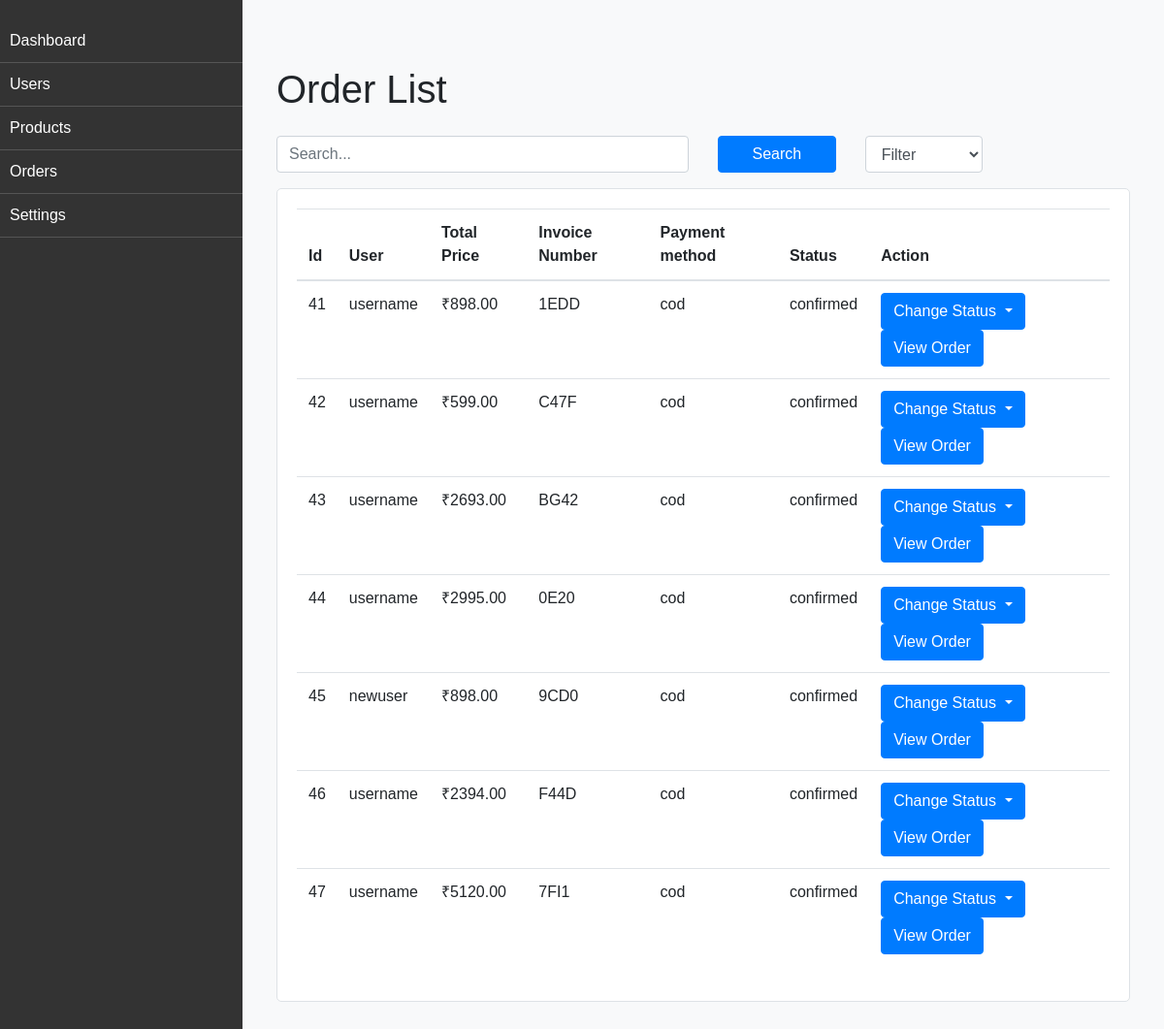
Page /order/ on the earlier database version.
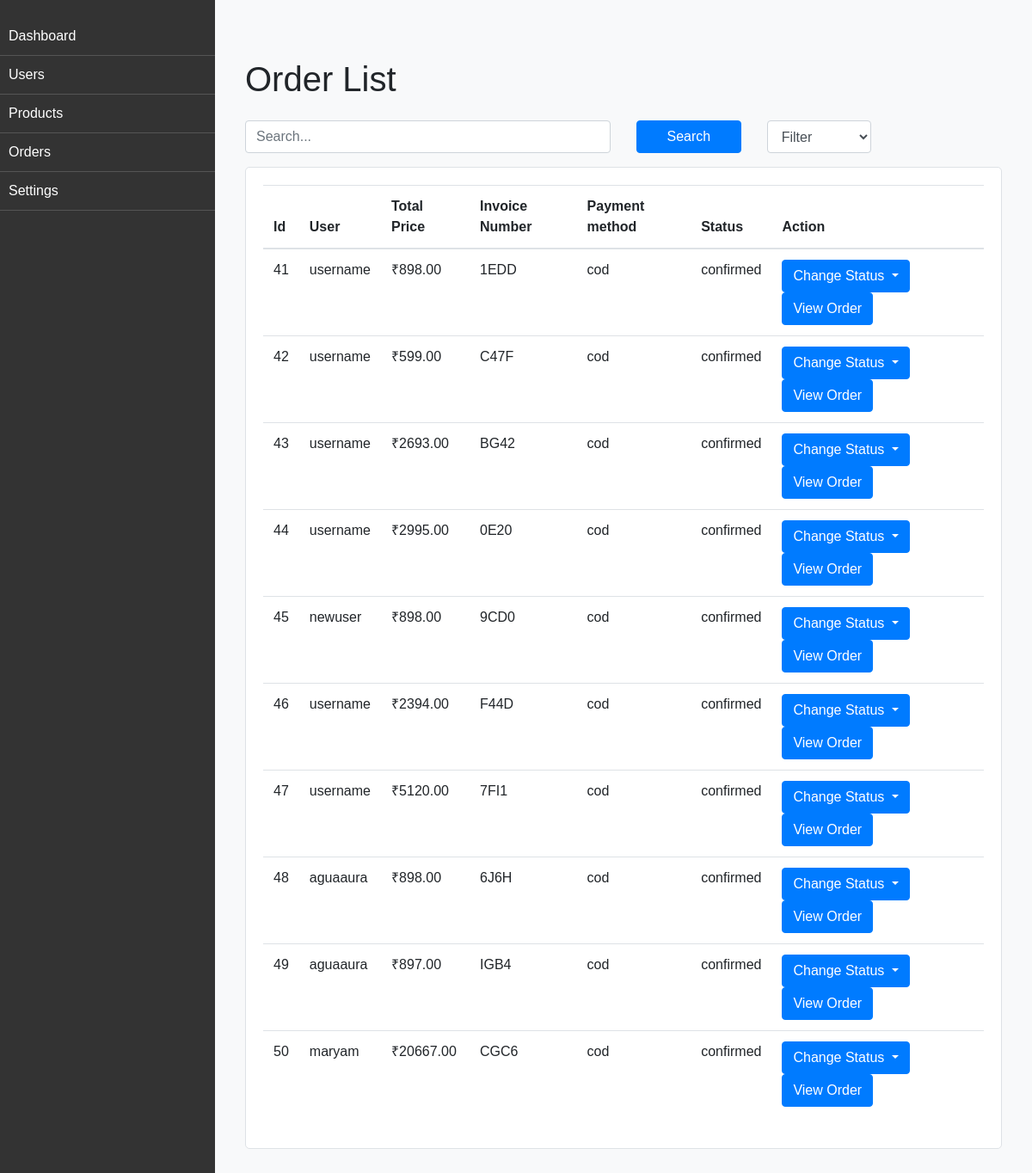
Same page on the later database version.
### ecommerce_app/models.py (models this page shows)
class Order(models.Model):
    PAYMENT_CHOICES = [
        ('Credit Card', 'Credit Card'),
        ('PayPal', 'PayPal'),
        ('cod', 'cod'),
    ]
    user = models.ForeignKey(User, on_delete=models.CASCADE)
    total_price = models.DecimalField(max_digits=10, decimal_places=2)
    status = models.CharField(max_length=20)
    created_at = models.DateTimeField(auto_now_add=True)
    invoice_number = models.CharField(max_length=50)
    payment_method = models.CharField(max_length=20, choices=PAYMENT_CHOICES)
    invoice_date = models.DateField()
    def __str__(self):
        return self.invoice_number

### dashboard/views.py (the view)
# urls.py: path('order/', order_listing, name='order'),
def order_listing(request):
    order = Order.objects.all()
    print(order,'ppppp')
    context = {
        'orders': order
    }
    return render(request, 'dashboard/order.html',context)

### templates/dashboard/order.html (shortened to what this page needs)
{% extends "dashboard/base.html" %}
{% load static %}
{% block content %}
<link rel="stylesheet" href="https://maxcdn.bootstrapcdn.com/bootstrap/4.5.2/css/bootstrap.min.css">
<div class="container">
    <h1 class="mt-5 mb-4">Order List</h1>
    <div class="row mb-3">
        <div class="col-md-6">
            <input type="text" class="form-control" placeholder="Search...">
        </div>
        <div class="col-md-2">
            <button class="btn btn-primary btn-block">Search</button>
        </div>
        <div class="col-md-2">
            <select class="form-control">
                <option value="">Filter</option>
            </select>
        </div>
    </div>
    <div class="order-box">
        <table class="table">
            <thead>
                <tr>
                    <th scope="col">Id</th>
                    <th scope="col">User</th>
                    <th scope="col">Total Price</th>
                    <th scope="col">Invoice Number</th>
                    <th scope="col">Payment method</th>
                    <th scope="col">Status</th>
                    <th scope="col">Action</th>
                </tr>
            </thead>
            <tbody>
                {% for order in orders %}
                <tr>
                    <td>{{ order.id }}</td>
                    <td>{{ order.user }}</td>
                    <td>₹{{ order.total_price }}</td>
                    <td>{{ order.invoice_number }}</td>
                    <td>{{ order.payment_method }}</td>
                    <td>{{ order.status }}</td>
                    <td>
                        <div class="dropdown">
                            <button class="btn btn-primary dropdown-toggle" type="button" id="dropdownMenuButton{{ order.id }}" data-toggle="dropdown" aria-haspopup="true" aria-expanded="false">
                                Change Status
                            </button>
                        </div>
                        <button class="btn btn-primary view-order-btn" onclick="viewOrder(event)" data-order-id="{{ order.id }}">View Order</button>
                    </td>
                </tr>
                {% endfor %}
            </tbody>
        </table>
    </div>
</div>
{% endblock %}

### templates/dashboard/base.html (shortened to what this page needs)
<!DOCTYPE html>
<html lang="en">
<head>
</head>
<body>
    <div class="sidebar">
        <ul>
            <li><a href="{% url 'dashboard' %}"> Dashboard</a></li>
            <li><a href="#"> Users</a></li>
            <li><a href="#"> Products</a></li>
            <li><a href="{% url 'order' %}"> Orders</a></li>
            <li><a href="#"> Settings</a></li>
        </ul>
    </div>
    <div class="content">
        {% block content %}
        {% endblock %}
    </div>
</body>
</html>

### templates/dashboard/base.html (style rules this page uses)
body { margin: 0; padding: 0; font-family: Arial, sans-serif; }
.sidebar { position: fixed; left: 0; top: 0; height: 100%; width: 250px; background-color: #333; color: #fff; padding-top: 20px; }
.sidebar ul { list-style-type: none; padding: 0; margin: 0; }
.sidebar ul li { padding: 10px; border-bottom: 1px solid #555; }
.sidebar ul li a { color: #fff; text-decoration: none; display: block; }
.content { margin-left: 250px; padding: 20px; }

### templates/dashboard/order.html (style rules this page uses)
body { background-color: #f8f9fa; font-family: Arial, sans-serif; }
.order-box { border: 1px solid #dee2e6; border-radius: 5px; padding: 20px; margin-bottom: 20px; background-color: #fff; }
.dropdown { position: relative; display: inline-block; }

Differences in the rows shown:
added Order: id "48", user "aguaaura", total_price "898.00", invoice_number "6J6H", payment_method "cod", status "confirmed"
added Order: id "49", user "aguaaura", total_price "897.00", invoice_number "IGB4", payment_method "cod", status "confirmed"
added Order: id "50", user "maryam", total_price "20667.00", invoice_number "CGC6", payment_method "cod", status "confirmed"
